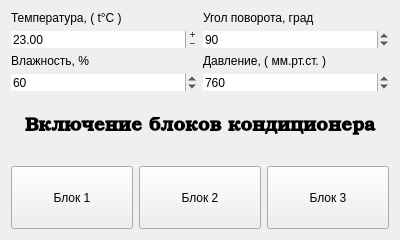
<?xml version="1.0" encoding="UTF-8"?>
<ui version="4.0">
 <class>Simulator</class>
 <widget class="QMainWindow" name="Simulator">
  <property name="windowModality">
   <enum>Qt::NonModal</enum>
  </property>
  <property name="geometry">
   <rect>
    <x>0</x>
    <y>0</y>
    <width>400</width>
    <height>240</height>
   </rect>
  </property>
  <property name="minimumSize">
   <size>
    <width>400</width>
    <height>240</height>
   </size>
  </property>
  <property name="windowTitle">
   <string>MainWindow</string>
  </property>
  <widget class="QWidget" name="centralWidget">
   <layout class="QGridLayout" name="gridLayout_4">
    <item row="0" column="0">
     <layout class="QGridLayout" name="gridLayout_3">
      <item row="0" column="0">
       <layout class="QGridLayout" name="gridLayout">
        <item row="2" column="1">
         <widget class="QLabel" name="label_4">
          <property name="styleSheet">
           <string notr="true">font: 25 12pt &quot;Bookman Old Style&quot;;</string>
          </property>
          <property name="text">
           <string>Давление, ( мм.рт.ст. )</string>
          </property>
         </widget>
        </item>
        <item row="0" column="1">
         <widget class="QLabel" name="label_3">
          <property name="minimumSize">
           <size>
            <width>0</width>
            <height>0</height>
           </size>
          </property>
          <property name="styleSheet">
           <string notr="true">font: 25 12pt &quot;Bookman Old Style&quot;;</string>
          </property>
          <property name="lineWidth">
           <number>3</number>
          </property>
          <property name="text">
           <string>Угол поворота, град</string>
          </property>
         </widget>
        </item>
        <item row="3" column="0">
         <widget class="QSpinBox" name="humiSpinBox">
          <property name="sizePolicy">
           <sizepolicy hsizetype="Minimum" vsizetype="Preferred">
            <horstretch>0</horstretch>
            <verstretch>0</verstretch>
           </sizepolicy>
          </property>
          <property name="styleSheet">
           <string notr="true">font: 25 12pt &quot;Bookman Old Style&quot;;</string>
          </property>
          <property name="frame">
           <bool>false</bool>
          </property>
          <property name="readOnly">
           <bool>false</bool>
          </property>
          <property name="buttonSymbols">
           <enum>QAbstractSpinBox::UpDownArrows</enum>
          </property>
          <property name="maximum">
           <number>100</number>
          </property>
          <property name="value">
           <number>60</number>
          </property>
         </widget>
        </item>
        <item row="0" column="0">
         <widget class="QLabel" name="tempLabel">
          <property name="styleSheet">
           <string notr="true">font: 25 12pt &quot;Bookman Old Style&quot;;</string>
          </property>
          <property name="text">
           <string>Температура, ( t°C )</string>
          </property>
         </widget>
        </item>
        <item row="2" column="0">
         <widget class="QLabel" name="label_2">
          <property name="styleSheet">
           <string notr="true">font: 25 12pt &quot;Bookman Old Style&quot;;</string>
          </property>
          <property name="text">
           <string>Влажность, %</string>
          </property>
         </widget>
        </item>
        <item row="1" column="0">
         <widget class="QDoubleSpinBox" name="tempSpinBox">
          <property name="sizePolicy">
           <sizepolicy hsizetype="Minimum" vsizetype="Preferred">
            <horstretch>0</horstretch>
            <verstretch>0</verstretch>
           </sizepolicy>
          </property>
          <property name="styleSheet">
           <string notr="true">font: 25 12pt &quot;Bookman Old Style&quot;;</string>
          </property>
          <property name="frame">
           <bool>false</bool>
          </property>
          <property name="buttonSymbols">
           <enum>QAbstractSpinBox::PlusMinus</enum>
          </property>
          <property name="minimum">
           <double>-50.000000000000000</double>
          </property>
          <property name="maximum">
           <double>80.000000000000000</double>
          </property>
          <property name="singleStep">
           <double>0.500000000000000</double>
          </property>
          <property name="value">
           <double>23.000000000000000</double>
          </property>
         </widget>
        </item>
        <item row="1" column="1">
         <widget class="QSpinBox" name="gradSpinBox">
          <property name="sizePolicy">
           <sizepolicy hsizetype="Minimum" vsizetype="Preferred">
            <horstretch>0</horstretch>
            <verstretch>0</verstretch>
           </sizepolicy>
          </property>
          <property name="styleSheet">
           <string notr="true">font: 25 12pt &quot;Bookman Old Style&quot;;</string>
          </property>
          <property name="frame">
           <bool>false</bool>
          </property>
          <property name="minimum">
           <number>50</number>
          </property>
          <property name="maximum">
           <number>130</number>
          </property>
          <property name="singleStep">
           <number>10</number>
          </property>
          <property name="value">
           <number>90</number>
          </property>
         </widget>
        </item>
        <item row="3" column="1">
         <widget class="QSpinBox" name="pressSpinBox">
          <property name="sizePolicy">
           <sizepolicy hsizetype="Minimum" vsizetype="Preferred">
            <horstretch>0</horstretch>
            <verstretch>0</verstretch>
           </sizepolicy>
          </property>
          <property name="styleSheet">
           <string notr="true">font: 25 12pt &quot;Bookman Old Style&quot;;</string>
          </property>
          <property name="frame">
           <bool>false</bool>
          </property>
          <property name="minimum">
           <number>700</number>
          </property>
          <property name="maximum">
           <number>800</number>
          </property>
          <property name="value">
           <number>760</number>
          </property>
         </widget>
        </item>
       </layout>
      </item>
      <item row="2" column="0">
       <layout class="QGridLayout" name="gridLayout_2">
        <item row="0" column="1">
         <widget class="QPushButton" name="pushButton_2">
          <property name="sizePolicy">
           <sizepolicy hsizetype="Minimum" vsizetype="Preferred">
            <horstretch>0</horstretch>
            <verstretch>0</verstretch>
           </sizepolicy>
          </property>
          <property name="styleSheet">
           <string notr="true">
font: 25 14pt &quot;Bookman Old Style&quot;;</string>
          </property>
          <property name="text">
           <string>Блок 2</string>
          </property>
          <property name="checkable">
           <bool>true</bool>
          </property>
         </widget>
        </item>
        <item row="0" column="2">
         <widget class="QPushButton" name="pushButton_3">
          <property name="sizePolicy">
           <sizepolicy hsizetype="Minimum" vsizetype="Preferred">
            <horstretch>0</horstretch>
            <verstretch>0</verstretch>
           </sizepolicy>
          </property>
          <property name="styleSheet">
           <string notr="true">font: 25 14pt &quot;Bookman Old Style&quot;;</string>
          </property>
          <property name="text">
           <string>Блок 3</string>
          </property>
          <property name="checkable">
           <bool>true</bool>
          </property>
         </widget>
        </item>
        <item row="0" column="0">
         <widget class="QPushButton" name="pushButton_1">
          <property name="sizePolicy">
           <sizepolicy hsizetype="Minimum" vsizetype="Preferred">
            <horstretch>0</horstretch>
            <verstretch>0</verstretch>
           </sizepolicy>
          </property>
          <property name="styleSheet">
           <string notr="true">font: 25 14pt &quot;Bookman Old Style&quot;;</string>
          </property>
          <property name="text">
           <string>Блок 1</string>
          </property>
          <property name="checkable">
           <bool>true</bool>
          </property>
         </widget>
        </item>
       </layout>
      </item>
      <item row="1" column="0">
       <widget class="QLabel" name="label_5">
        <property name="sizePolicy">
         <sizepolicy hsizetype="Preferred" vsizetype="Preferred">
          <horstretch>0</horstretch>
          <verstretch>0</verstretch>
         </sizepolicy>
        </property>
        <property name="font">
         <font>
          <family>Bookman Old Style</family>
          <pointsize>14</pointsize>
          <weight>3</weight>
          <italic>false</italic>
          <bold>false</bold>
         </font>
        </property>
        <property name="styleSheet">
         <string notr="true">font: 25 14pt &quot;Bookman Old Style&quot;;</string>
        </property>
        <property name="text">
         <string>&lt;b&gt;Включение блоков кондиционера&lt;/b&gt;</string>
        </property>
        <property name="scaledContents">
         <bool>false</bool>
        </property>
        <property name="alignment">
         <set>Qt::AlignCenter</set>
        </property>
       </widget>
      </item>
     </layout>
    </item>
   </layout>
  </widget>
  <action name="action_2">
   <property name="text">
    <string>По Цльсию</string>
   </property>
  </action>
  <action name="action_3">
   <property name="text">
    <string>По Фарегйту</string>
   </property>
  </action>
  <action name="action_4">
   <property name="text">
    <string>По Кельвину</string>
   </property>
  </action>
 </widget>
 <layoutdefault spacing="6" margin="11"/>
 <resources/>
 <connections/>
</ui>
